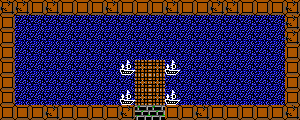

Tiled map render using the project's own tile images. Description and the whole map definition, tile-layer contents included, below:
An orthogonal 20x8 tile map with 15x15 px tiles, 1 tile layer (Tiles).

<map version="1.4" tiledversion="1.4.3" orientation="orthogonal" renderorder="right-down" width="20" height="8" tilewidth="15" tileheight="15" infinite="0" nextlayerid="2" nextobjectid="1">
 <properties>
  <property name="name" value="Sample (North)" />
  <property name="south" value="sample" />
 </properties>
 <tileset firstgid="1" source="egapics.tsx" />
 <layer id="1" name="Tiles" width="20" height="8">
  <data>
   <tile gid="43" />
   <tile gid="43" />
   <tile gid="3" />
   <tile gid="43" />
   <tile gid="3" />
   <tile gid="3" />
   <tile gid="3" />
   <tile gid="43" />
   <tile gid="3" />
   <tile gid="3" />
   <tile gid="3" />
   <tile gid="43" />
   <tile gid="3" />
   <tile gid="3" />
   <tile gid="43" />
   <tile gid="43" />
   <tile gid="3" />
   <tile gid="3" />
   <tile gid="3" />
   <tile gid="43" />
   <tile gid="3" />
   <tile gid="5" />
   <tile gid="5" />
   <tile gid="5" />
   <tile gid="5" />
   <tile gid="5" />
   <tile gid="5" />
   <tile gid="5" />
   <tile gid="5" />
   <tile gid="5" />
   <tile gid="5" />
   <tile gid="5" />
   <tile gid="5" />
   <tile gid="5" />
   <tile gid="5" />
   <tile gid="5" />
   <tile gid="5" />
   <tile gid="5" />
   <tile gid="5" />
   <tile gid="43" />
   <tile gid="3" />
   <tile gid="5" />
   <tile gid="5" />
   <tile gid="5" />
   <tile gid="5" />
   <tile gid="5" />
   <tile gid="5" />
   <tile gid="5" />
   <tile gid="5" />
   <tile gid="5" />
   <tile gid="5" />
   <tile gid="5" />
   <tile gid="5" />
   <tile gid="5" />
   <tile gid="5" />
   <tile gid="5" />
   <tile gid="5" />
   <tile gid="5" />
   <tile gid="5" />
   <tile gid="43" />
   <tile gid="3" />
   <tile gid="5" />
   <tile gid="5" />
   <tile gid="5" />
   <tile gid="5" />
   <tile gid="5" />
   <tile gid="5" />
   <tile gid="5" />
   <tile gid="5" />
   <tile gid="5" />
   <tile gid="5" />
   <tile gid="5" />
   <tile gid="5" />
   <tile gid="5" />
   <tile gid="5" />
   <tile gid="5" />
   <tile gid="5" />
   <tile gid="5" />
   <tile gid="5" />
   <tile gid="3" />
   <tile gid="3" />
   <tile gid="5" />
   <tile gid="5" />
   <tile gid="5" />
   <tile gid="5" />
   <tile gid="5" />
   <tile gid="5" />
   <tile gid="5" />
   <tile gid="15" />
   <tile gid="40" />
   <tile gid="40" />
   <tile gid="15" />
   <tile gid="5" />
   <tile gid="5" />
   <tile gid="5" />
   <tile gid="5" />
   <tile gid="5" />
   <tile gid="5" />
   <tile gid="5" />
   <tile gid="3" />
   <tile gid="3" />
   <tile gid="5" />
   <tile gid="5" />
   <tile gid="5" />
   <tile gid="5" />
   <tile gid="5" />
   <tile gid="5" />
   <tile gid="5" />
   <tile gid="5" />
   <tile gid="40" />
   <tile gid="40" />
   <tile gid="5" />
   <tile gid="5" />
   <tile gid="5" />
   <tile gid="5" />
   <tile gid="5" />
   <tile gid="5" />
   <tile gid="5" />
   <tile gid="5" />
   <tile gid="3" />
   <tile gid="3" />
   <tile gid="5" />
   <tile gid="5" />
   <tile gid="5" />
   <tile gid="5" />
   <tile gid="5" />
   <tile gid="5" />
   <tile gid="5" />
   <tile gid="15" />
   <tile gid="40" />
   <tile gid="40" />
   <tile gid="15" />
   <tile gid="5" />
   <tile gid="5" />
   <tile gid="5" />
   <tile gid="5" />
   <tile gid="5" />
   <tile gid="5" />
   <tile gid="5" />
   <tile gid="3" />
   <tile gid="3" />
   <tile gid="3" />
   <tile gid="3" />
   <tile gid="43" />
   <tile gid="3" />
   <tile gid="3" />
   <tile gid="3" />
   <tile gid="3" />
   <tile gid="43" />
   <tile gid="1" />
   <tile gid="1" />
   <tile gid="3" />
   <tile gid="3" />
   <tile gid="43" />
   <tile gid="3" />
   <tile gid="3" />
   <tile gid="3" />
   <tile gid="3" />
   <tile gid="3" />
   <tile gid="43" />
  </data>
 </layer>
</map>